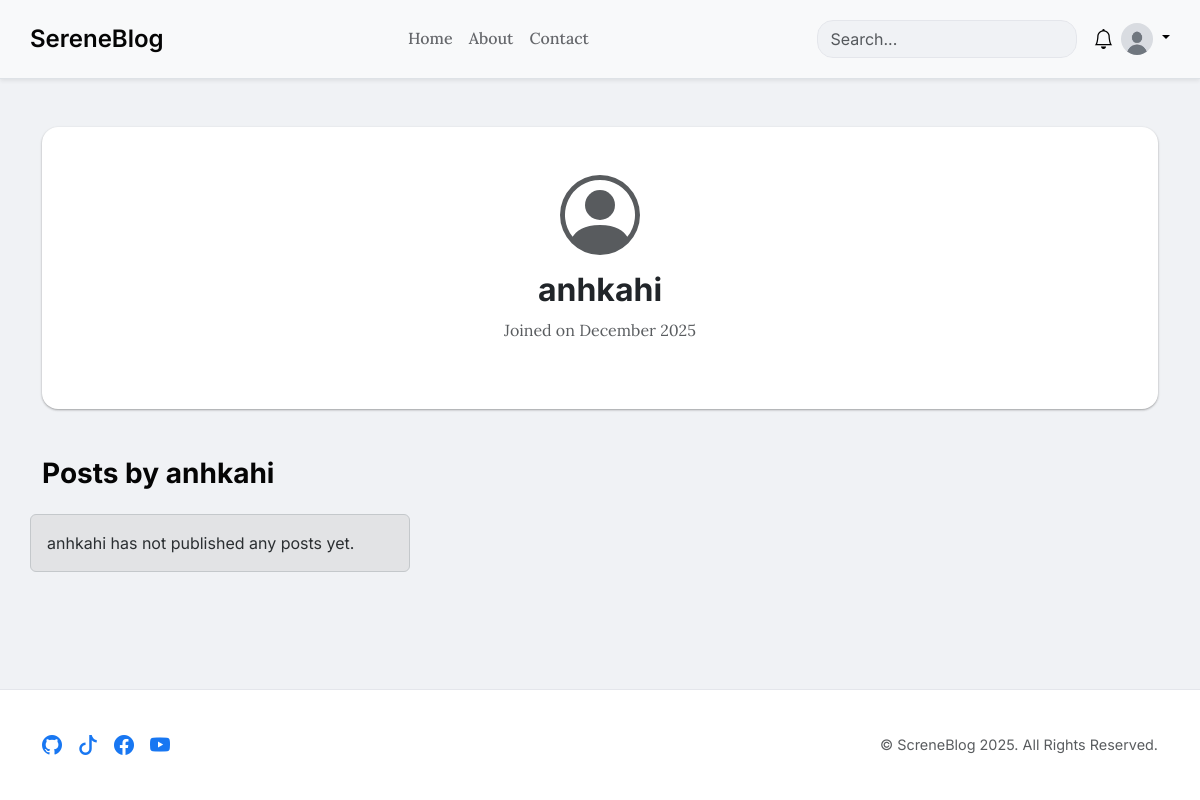
Page /user/anhkahi/ (signed in) on the earlier database version.
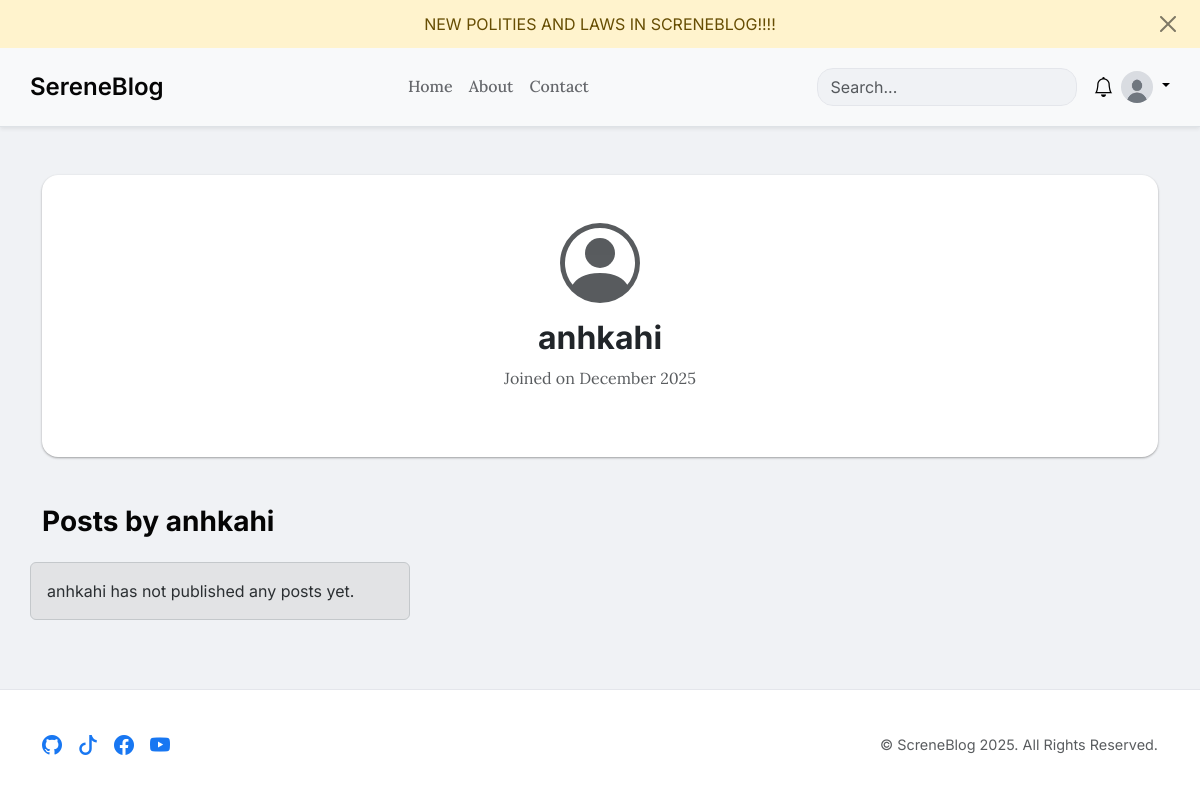
Same page on the later database version.
### blog/models.py (models this page shows, shortened)
class Announcement(models.Model):
    LEVEL_CHOICES = [
        ('info', 'Info'),
        ('success', 'Success'),
        ('warning', 'Warning'),
        ('danger', 'Danger'),
    ]
    content = models.TextField(help_text="Nội dung của thông báo. Có thể sử dụng HTML.")
    level = models.CharField(max_length=10, choices=LEVEL_CHOICES, default='info', help_text="Kiểu thông báo (ảnh hưởng đến màu sắc).")
    link = models.URLField(blank=True, null=True, help_text="(Tùy chọn) Một liên kết mà người dùng có thể nhấp vào.")
    is_active = models.BooleanField(default=True, help_text="Chỉ những thông báo được kích hoạt mới được hiển thị.")
    created_at = models.DateTimeField(auto_now_add=True)
    class Meta:
        ordering = ['-created_at']

### blog/views.py (the view)
# urls.py: path('user/<str:username>/', views.public_user_profile, name='public_user_profile'), # Đảm bảo dòng này tồn tại
def public_user_profile(request, username):
    user = get_object_or_404(User, username=username)
    user_posts = Post.objects.filter(author=user)\
                             .prefetch_related('tags')\
                             .select_related('author__profile')\
                             .annotate(num_comments=Count('comments'))\
                             .order_by('-created')
    context = {
        'profile_user': user,
        'user_posts': user_posts
    }
    return render(request, 'blog/public_user_profile.html', context)

### blog/context_processors.py (called while the page is built)
def notifications(request):
    if request.user.is_authenticated:
        all_notifications = Notification.objects.filter(recipient=request.user)\
                                                .select_related('sender', 'post', 'comment__post')\
                                                .order_by('-timestamp')
        unread_count = all_notifications.filter(read=False).count()
        latest_notifications_list = all_notifications[:5]
        return {
            'unread_notifications_count': unread_count,
            'latest_notifications': latest_notifications_list,
        }
    return {}

def active_announcement(request):
    announcement = Announcement.objects.filter(is_active=True).first()
    if announcement:
        dismissed_key = f'dismissed_announcement_{announcement.id}'
        if not request.session.get(dismissed_key, False):
            return {'active_announcement': announcement}
    return {}

### blog/templates/blog/public_user_profile.html (shortened to what this page needs)
{% extends 'base.html' %}
{% load blog_extras %}
{% block content %}
<div class="card animate-on-scroll">
    <div class="card-body text-center p-lg-5">
        <h2 class="card-title">{{ profile_user.username }}</h2>
        <p class="text-body-secondary">Joined on {{ profile_user.date_joined|date:"F Y" }}</p>
    </div>
</div>
<h3 class="mt-5 mb-4">Posts by {{ profile_user.username }}</h3>
<div class="row row-cols-1 row-cols-md-2 row-cols-lg-3 g-4">
    {% for post in user_posts %}
        <div class="col animate-on-scroll zoom-in">
            {% if post.is_image %}
                <article class="post-card">
                    <div class="post-card-image-container">
                        <a href="{{ post.get_absolute_url }}"><img src="{{ post.thumbnail.url }}" alt="{{ post.title }}" class="card-img-top" loading="lazy"></a>
                    </div>
                    <div class="card-body">
                        <h3 class="post-title"><a href="{{ post.get_absolute_url }}">{{ post.title }}</a></h3>
                        <p class="card-text flex-grow-1 text-body-secondary mt-2">{{ post.content|striptags|truncatewords:15 }}</p>
                        <div class="post-card-author">
                            <a href="{% url 'blog:public_user_profile' post.author.username %}"><img src="{{ post.author.profile.avatar_thumbnail.url }}" alt="{{ post.author.username }}" loading="lazy"></a>
                            <div>
                                <a href="{% url 'blog:public_user_profile' post.author.username %}" class="text-decoration-none text-body fw-bold small">{{ post.author.username }}</a>
                                <div class="text-body-secondary small">{{ post.created|date:"M d, Y" }}</div>
                            </div>
                        </div>
                    </div>
                    <div class="card-footer text-body-secondary">
                        <span><i class="bi bi-heart"></i> {{ post.likes }}</span>
                        <span><i class="bi bi-chat-dots"></i> {{ post.num_comments }}</span>
                    </div>
                </article>
            {% else %}
                <article class="post-card-text-only">
                    <h3 class="post-title"><a href="{{ post.get_absolute_url }}" class="text-decoration-none text-body">{{ post.title }}</a></h3>
                    <p class="card-text flex-grow-1 text-body-secondary my-3">{{ post.content|striptags|truncatewords:25 }}</p>
                    <div class="card-footer d-flex justify-content-between align-items-center">
                        <div class="text-body-secondary small">{{ post.created|date:"M d, Y" }}</div>
                        <div class="d-flex align-items-center gap-3 text-body-secondary small">
                            <span><i class="bi bi-heart"></i> {{ post.likes }}</span>
                            <span><i class="bi bi-chat-dots"></i> {{ post.num_comments }}</span>
                        </div>
                    </div>
                </article>
            {% endif %}
        </div>
    {% empty %}
        <div class="alert alert-secondary">{{ profile_user.username }} has not published any posts yet.</div>
    {% endfor %}
</div>
{% endblock %}

### blog/templates/base.html (shortened to what this page needs)
{% load static %}
{% load compress %}
<!DOCTYPE html>
<html lang="en">
<head>
    <link href="https://cdn.jsdelivr.net/npm/bootstrap@5.3.3/dist/css/bootstrap.min.css" rel="stylesheet">
    <link rel="stylesheet" href="https://cdn.jsdelivr.net/npm/bootstrap-icons@1.11.3/font/bootstrap-icons.min.css">
    {% compress css %}
        <link rel="stylesheet" href="{% static 'blog/css/style.css' %}">
    {% endcompress %}
</head>
<body>
    {% if active_announcement %}
    <div id="announcement-bar" class="alert alert-{{ active_announcement.level }} rounded-0 border-0 mb-0 text-center" role="alert" data-announcement-id="{{ active_announcement.id }}">
        <div class="container">
            {{ active_announcement.content|safe }}
            <button type="button" class="btn-close" aria-label="Close" id="close-announcement-btn"></button>
        </div>
    </div>
    {% endif %}
    {% block header %}
    <header class="sticky-top py-2 bg-body-tertiary border-bottom shadow-sm">
        <nav class="container navbar navbar-expand-lg align-items-center">
            <a class="navbar-brand" href="{% url 'blog:home' %}">SereneBlog</a>
            <div class="collapse navbar-collapse" id="navbarNav">
                <ul class="navbar-nav mx-auto mb-2 mb-lg-0">
                    <li class="nav-item"><a class="nav-link px-2" href="{% url 'blog:home' %}">Home</a></li>
                    <li class="nav-item"><a class="nav-link px-2" href="{% url 'blog:about' %}">About</a></li>
                    <li class="nav-item"><a class="nav-link px-2" href="{% url 'blog:contact' %}">Contact</a></li>
                </ul>
                <form class="d-flex me-3 position-relative" role="search" method="get" action="{% url 'blog:search' %}">
                    <input id="liveSearchInput" class="form-control" type="search" name="q" placeholder="Search..." aria-label="Search">
                </form>
                {% if user.is_authenticated %}
                <div class="dropdown text-end me-2">
                    <a href="#" class="d-block link-body-emphasis text-decoration-none" data-bs-toggle="dropdown" aria-expanded="false" aria-label="Notifications">
                        <i class="bi bi-bell fs-5"></i>
                    </a>
                </div>
                {% endif %}
                 <div class="d-flex align-items-center">
                    <div class="dropdown text-end">
                        {% if user.is_authenticated and user.profile.avatar %}
                        <a href="#" class="d-block link-body-emphasis text-decoration-none dropdown-toggle" data-bs-toggle="dropdown" aria-expanded="false" aria-label="User menu">
                            <img src="{{ user.profile.avatar_thumbnail.url }}" alt="{{ user.username }}'s avatar" width="32" height="32" class="rounded-circle">
                        </a>
                        {% endif %}
                    </div>
                </div>
            </div>
        </nav>
    </header>
    {% endblock %}
    {% block main_content %}
        <main class="container my-5">
            <div class="content-wrapper">
                {% block content %}{% endblock %}
            </div>
        </main>
    {% endblock main_content %}
    {% block footer %}
    <div class="toast-container position-fixed bottom-0 end-0 p-3">
    </div>
    {% include 'blog/_footer.html' %}
    {% endblock %}
</body>
</html>

Differences in the rows shown:
added Announcement: content "NEW POLITIES AND LAWS IN SCRENEBLOG!!!!"
